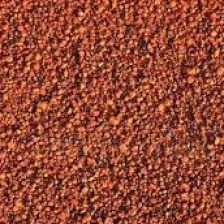
#> input picture data/ood/clean_soils/soil_000.jpg, 224 x 224 px, found by its file name
$ python -i test_classical_pipeline.py   (imports and definitions only)   (older library calls are emulated)
#> lines starting #> are read from the running program, lines starting #| are printed output that depends on the picture
"""Test Classical ML Pipeline on Chicken Droppings Dataset.
Extracts multi-colour-space features (RGB/HSV/LAB histograms, LBP, GLCM, wavelets),
runs 5-fold GroupKFold cross-validation on train, and evaluates on held-out test split.
"""

import os
from pathlib import Path
import time
from concurrent.futures import ProcessPoolExecutor
import cv2
import numpy as np
import pandas as pd
from PIL import Image
import pywt
from scipy.stats import skew
from skimage.feature import graycomatrix, graycoprops, local_binary_pattern
from sklearn.decomposition import PCA
from sklearn.ensemble import RandomForestClassifier
from sklearn.metrics import classification_report, f1_score
from sklearn.model_selection import GroupKFold
from sklearn.preprocessing import StandardScaler
from sklearn.svm import SVC
from xgboost import XGBClassifier

PROJECT_ROOT = Path(__file__).resolve().parent.parent


def extract_features_single(img_path_str: str) -> np.ndarray:
#> called with img_path_str = '../data/ood/clean_soils/soil_000.jpg'
    full_path = str(PROJECT_ROOT / img_path_str)
    img_bgr = cv2.imread(full_path)
#> img_bgr is the input picture: shape (224, 224, 3); mean B, G, R 53.8, 72.5, 149.3
    if img_bgr is None:
        return np.zeros(350, dtype=np.float32)

    img_rgb = cv2.cvtColor(img_bgr, cv2.COLOR_BGR2RGB)
    hsv = cv2.cvtColor(img_bgr, cv2.COLOR_BGR2HSV)
#> hsv: shape (224, 224, 3); mean H, S, V 5.9, 172.7, 149.3
    lab = cv2.cvtColor(img_bgr, cv2.COLOR_BGR2LAB)
#> lab: shape (224, 224, 3); mean of channels 0, 1, 2 102.4, 158.6, 154.3

    h, w, _ = img_rgb.shape
#> h = 224; w = 224
    # Center crop (central 60% of image where dropping is located)
    cy_start, cy_end = int(h * 0.2), int(h * 0.8)
#> cy_start = 44; cy_end = 179
    cx_start, cx_end = int(w * 0.2), int(w * 0.8)
#> cx_start = 44; cx_end = 179

    regions = [
        # (name, rgb, hsv, lab)
        ("global", img_rgb, hsv, lab),
        ("center", img_rgb[cy_start:cy_end, cx_start:cx_end], hsv[cy_start:cy_end, cx_start:cx_end], lab[cy_start:cy_end, cx_start:cx_end]),
    ]

    feats = []
    for _, r_rgb, r_hsv, r_lab in regions:
        # 1. Histograms: RGB, HSV, LAB (16 bins each = 16 * 9 = 144 per region)
        for c in range(3):
            hist, _ = np.histogram(r_rgb[:, :, c], bins=16, range=(0, 256), density=True)
            feats.extend(hist)
        for c in range(3):
            # HSV range: H is 0-180 in OpenCV, S, V are 0-256
            rng = (0, 180) if c == 0 else (0, 256)
            hist, _ = np.histogram(r_hsv[:, :, c], bins=16, range=rng, density=True)
            feats.extend(hist)
        for c in range(3):
            hist, _ = np.histogram(r_lab[:, :, c], bins=16, range=(0, 256), density=True)
            feats.extend(hist)

        # 2. Color moments: mean, std, skew for each channel (3 * 3 * 3 = 27 per region)
        for arr in [r_rgb, r_hsv, r_lab]:
            for c in range(3):
                ch = arr[:, :, c].astype(np.float32)
                feats.append(float(np.mean(ch)))
                feats.append(float(np.std(ch)))
                feats.append(float(skew(ch.ravel())))

        # 3. Grayscale Texture: LBP (10 uniform bins per region)
        gray = cv2.cvtColor(r_rgb, cv2.COLOR_RGB2GRAY)
        lbp = local_binary_pattern(gray, P=8, R=1, method="uniform")
        lbp_hist, _ = np.histogram(lbp.ravel(), bins=10, range=(0, 10), density=True)
        feats.extend(lbp_hist)

        # 4. GLCM stats (quantize to 16 levels: contrast, dissimilarity, homogeneity, energy, correlation, ASM)
        gray_q = (gray // 16).astype(np.uint8)
        glcm = graycomatrix(gray_q, distances=[1, 3], angles=[0, np.pi/4, np.pi/2, 3*np.pi/4], levels=16, symmetric=True, normed=True)
        for prop in ["contrast", "dissimilarity", "homogeneity", "energy", "correlation", "ASM"]:
            vals = graycoprops(glcm, prop)
            feats.append(float(vals.mean()))
            feats.append(float(vals.std()))

        # 5. Wavelet energies: Haar 2-level decomposition (6 sub-bands * 2 stats = 12 per region)
        coeffs = pywt.wavedec2(gray, "haar", level=2)
        _, (cH2, cV2, cD2), (cH1, cV1, cD1) = coeffs
        for sub in [cH2, cV2, cD2, cH1, cV1, cD1]:
            feats.append(float(np.mean(sub**2)))
            feats.append(float(np.std(sub)))
#> this loop made 2 passes
#> pass 1, in extract_features_single, `lbp = local_binary_pattern(gray, P=8, R=1, method="uniform")`:
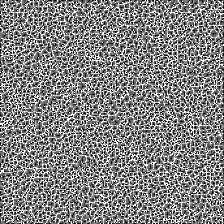
#> lbp: shape (224, 224) float64; min 0, max 9, mean 4.62; drawn with min black and max white
#> pass 1, in extract_features_single, `gray_q = (gray // 16).astype(np.uint8)`:
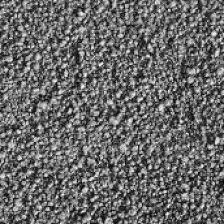
#> gray_q: shape (224, 224); min 0, max 13, mean 5.37; drawn with min black and max white
#> pass 1, in extract_features_single, `_, (cH2, cV2, cD2), (cH1, cV1, cD1) = coeffs`:
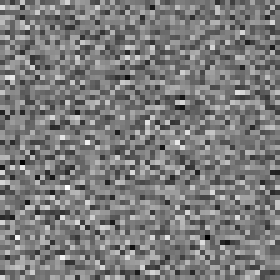
#> cH2: shape (56, 56) float64 (shown 5 times larger); min -181.3, max 191.3, mean -0.8; drawn with min black and max white
#> after the loop:
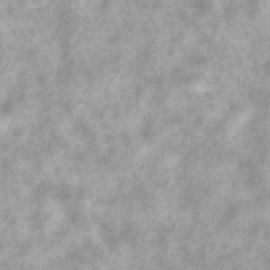
#> ch: shape (135, 135) float32 (shown 2 times larger); min 136, max 173, mean 154.1
#> after the loop:
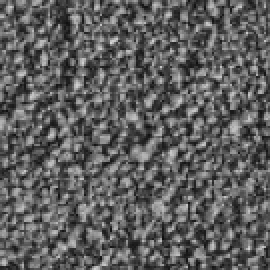
#> gray: shape (135, 135) (shown 2 times larger); min 14, max 214, mean 94.2
#> after the loop:
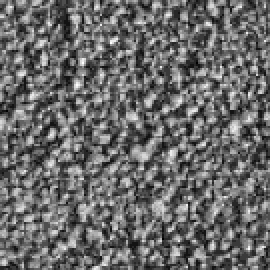
#> gray_q: shape (135, 135) (shown 2 times larger); min 0, max 13, mean 5.42; drawn with min black and max white
#> after the loop:
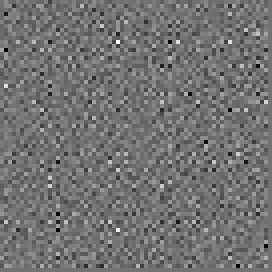
#> sub: shape (68, 68) float64 (shown 4 times larger); min -68, max 83, mean -0.1; drawn with min black and max white
#> after the loop, feats = 410 values, max 4207.4 at index 195, min -0.224 at index 167, mean 59.19

    return np.array(feats, dtype=np.float32)


# [83 lines left out: function main, not called in this run]


# [2 lines not run here, left out]

>>> result = extract_features_single('../data/ood/clean_soils/soil_000.jpg')
#> result has the same summary as feats in extract_features_single
